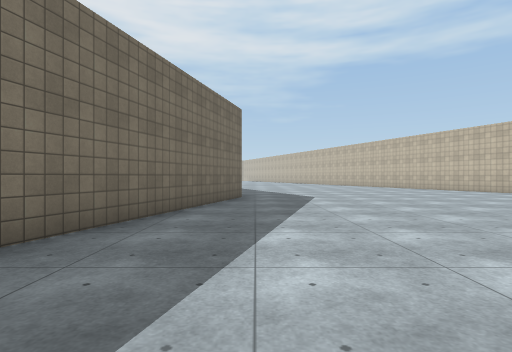
View 1 (above)

16 first-person views from a walk through a 3-D level made in the Unity game engine. The camera is 1.2 m above the floor, looks level and sees 80° across. The floor is counted in squares, 2 m on a side. Each view is taken from the middle of a square. On the plan, view 1 faces up. The plan holds only what a view shows up to about 9 squares ahead; the rest is blank. The place goes on beyond the plan. Surface patterns are stand-ins for the level's own textures.

View 2
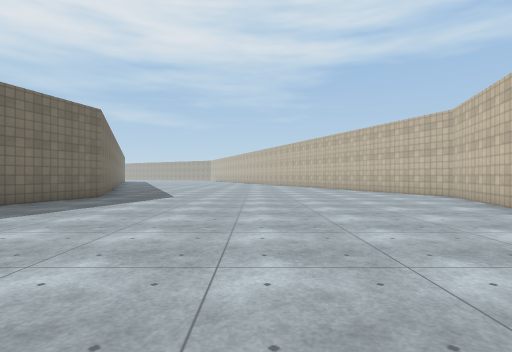

View 3
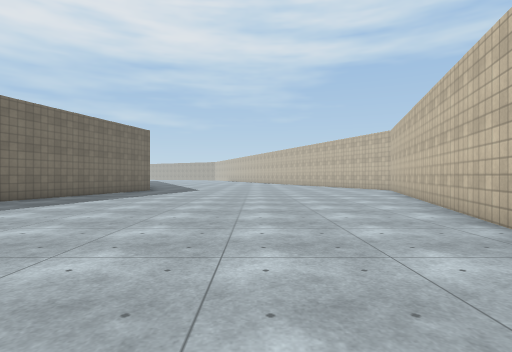

View 4
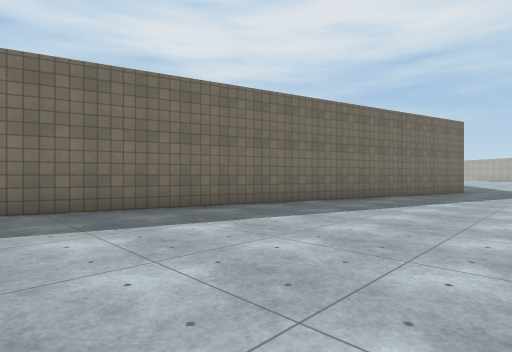

View 5
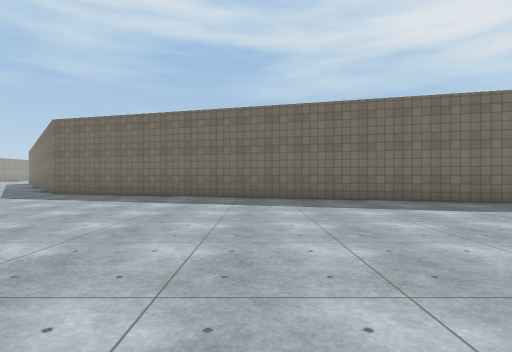

View 6
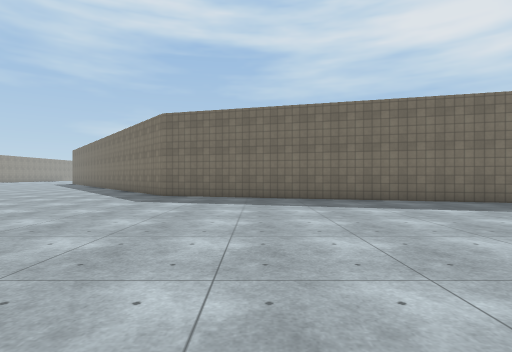

View 7
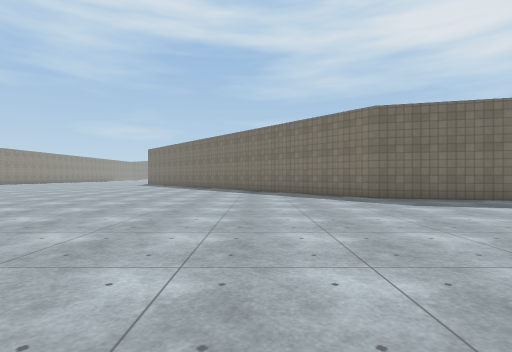

View 8
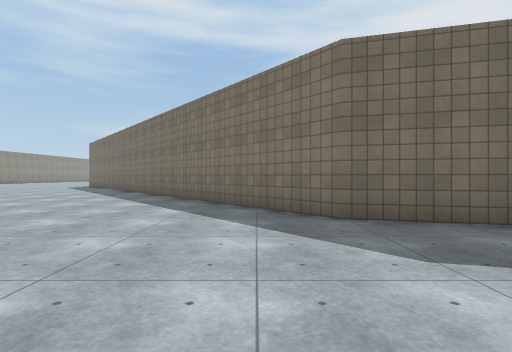

View 9
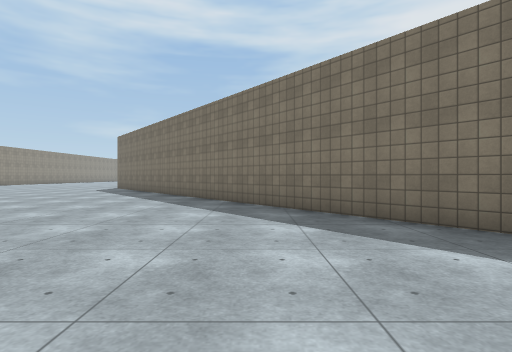

View 10
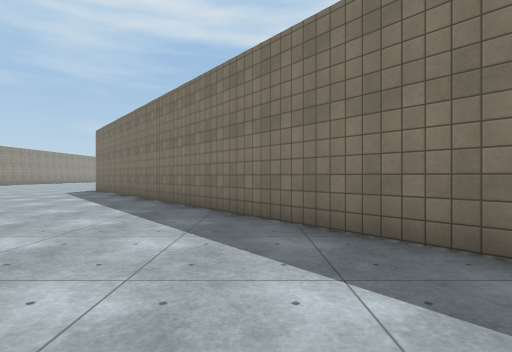

View 11
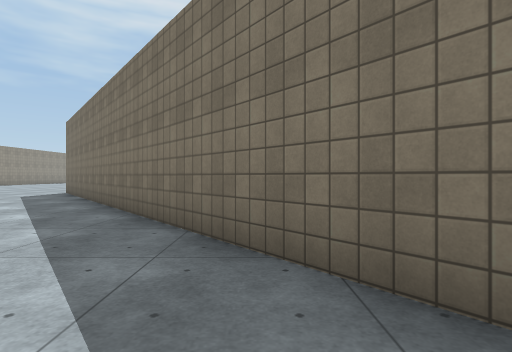

View 12
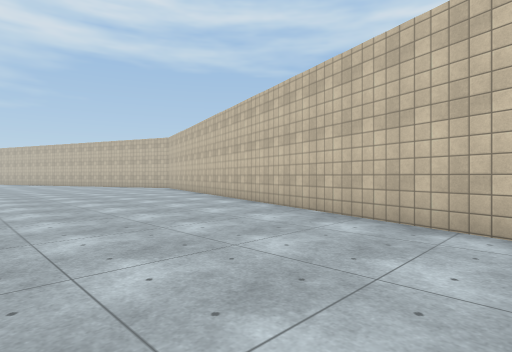

View 13
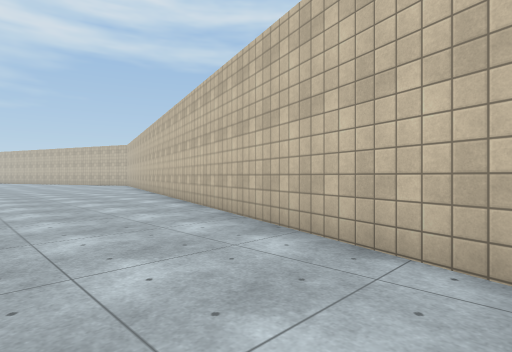

View 14
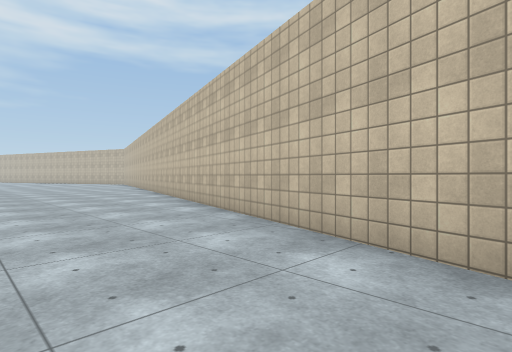

View 15
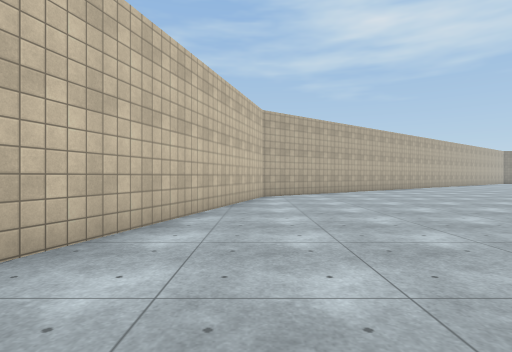

View 16
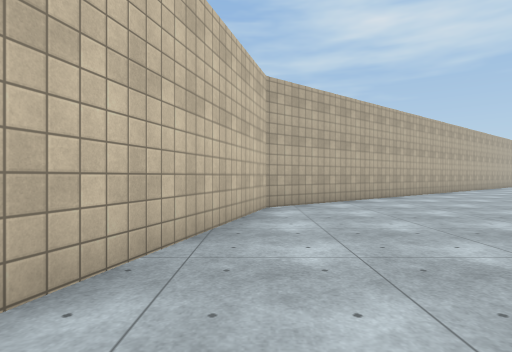

### Floor plan
Points are (right, up) in squares from view 1. A wall is a line through its corners. A room is listed if a view was taken in it or the views show most of it. See-through windows are left out.
Room 1 (views 1, 2, 3, 4, 5, 6, 7, 8, 9, 10, 11, 12, 13, 14, 15, 16)
walls: (-2.4, -21) (1.8, -17.8) (9.6, 8.7) (9.5, 9); (-0.4, 8.7) (-6.2, -11.8) (-18, -21.3)

Where each view was taken, in squares from view 1:
view 1: 0 up, 0 right, facing up
view 2: 0 up, 4 right, facing up
view 3: 4 down, 4 right, facing up
view 4: 4 down, 2 right, facing up-left
view 5: 5 down, 4 right, facing left
view 6: 9 down, 3 right, facing left
view 7: 15 down, 2 right, facing left
view 8: 13 down, 2 left, facing left
view 9: 16 down, 5 left, facing left
view 10: 16 down, 7 left, facing left
view 11: 16 down, 9 left, facing left
view 12: 5 down, 2 right, facing up-right
view 13: 10 down, 2 right, facing up-right
view 14: 13 down, 1 right, facing up-right
view 15: 9 down, 2 right, facing down
view 16: 12 down, 2 right, facing down
